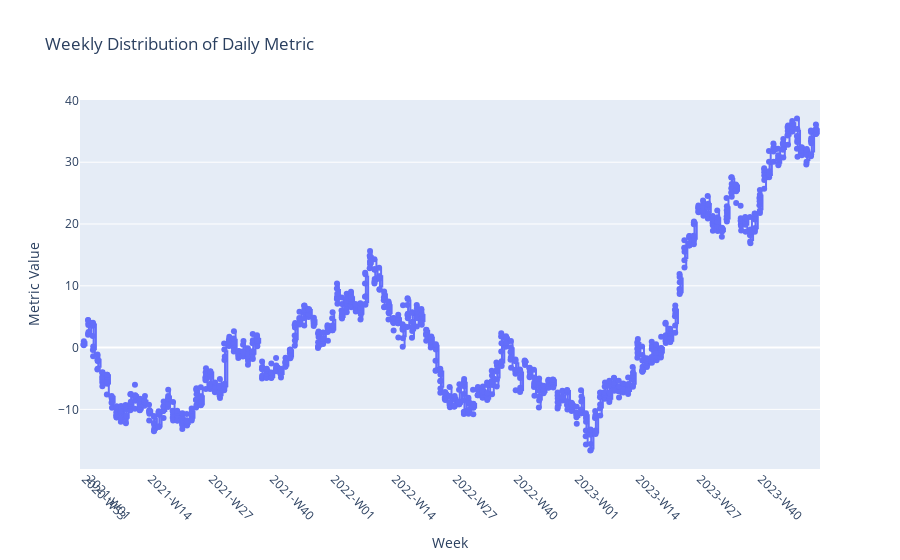

This figure's notebook cell:
### Markdown cell above
# Analyze and report

### Code cell
import plotly.express as px

# Add a 'Week' column to the DataFrame (ISO week)
ts_df['Week'] = ts_df['Date'].dt.isocalendar().week
ts_df['Year'] = ts_df['Date'].dt.isocalendar().year

# Combine year and week for unique week labels
ts_df['Year-Week'] = ts_df['Year'].astype(str) + '-W' + ts_df['Week'].astype(str).str.zfill(2)

# Create a box plot for each week's daily data
fig = px.box(ts_df, x='Year-Week', y='Value', points='all',
             title='Weekly Distribution of Daily Metric',
             labels={'Year-Week': 'Week', 'Value': 'Metric Value'})

# Optionally, show fewer x-ticks for readability
fig.update_xaxes(tickangle=45, tickmode='array', tickvals=ts_df['Year-Week'][::4])
# Reduce the number of x-tick labels for better readability
# Show only the first week of each quarter

# Find the first week of each quarter
quarter_starts = ts_df.groupby([ts_df['Year'], ((ts_df['Week'] - 1) // 13) + 1])['Year-Week'].first().values

fig.update_xaxes(
    tickmode='array',
    tickvals=quarter_starts,
    tickangle=45
)
fig.show()

### Figure 1 — Plotly figure (JSON) as saved in the notebook; plotly's stock layout.template omitted (floating-point values rounded to 4 significant figures; data arrays with more than 128 entries replaced by an {"elided": "..."} marker saying what was removed)
{"data": [{"alignmentgroup": "True", "boxpoints": "all", "hovertemplate": "Week=%{x}<br>Metric Value=%{y}<extra></extra>", "legendgroup": "", "marker": {"color": "#636efa"}, "name": "", "notched": false, "offsetgroup": "", "orientation": "v", "showlegend": false, "type": "box", "x": {"elided": "1095 str values"}, "x0": " ", "xaxis": "x", "y": {"elided": "1095 float values"}, "y0": " ", "yaxis": "y"}], "layout": {"boxmode": "group", "legend": {"tracegroupgap": 0}, "title": {"text": "Weekly Distribution of Daily Metric"}, "xaxis": {"anchor": "y", "domain": [0, 1], "tickangle": 45, "tickmode": "array", "tickvals": ["2020-W53", "2021-W01", "2021-W14", "2021-W27", "2021-W40", "2022-W01", "2022-W14", "2022-W27", "2022-W40", "2023-W01", "2023-W14", "2023-W27", "2023-W40"], "title": {"text": "Week"}}, "yaxis": {"anchor": "x", "domain": [0, 1], "title": {"text": "Metric Value"}}}}
